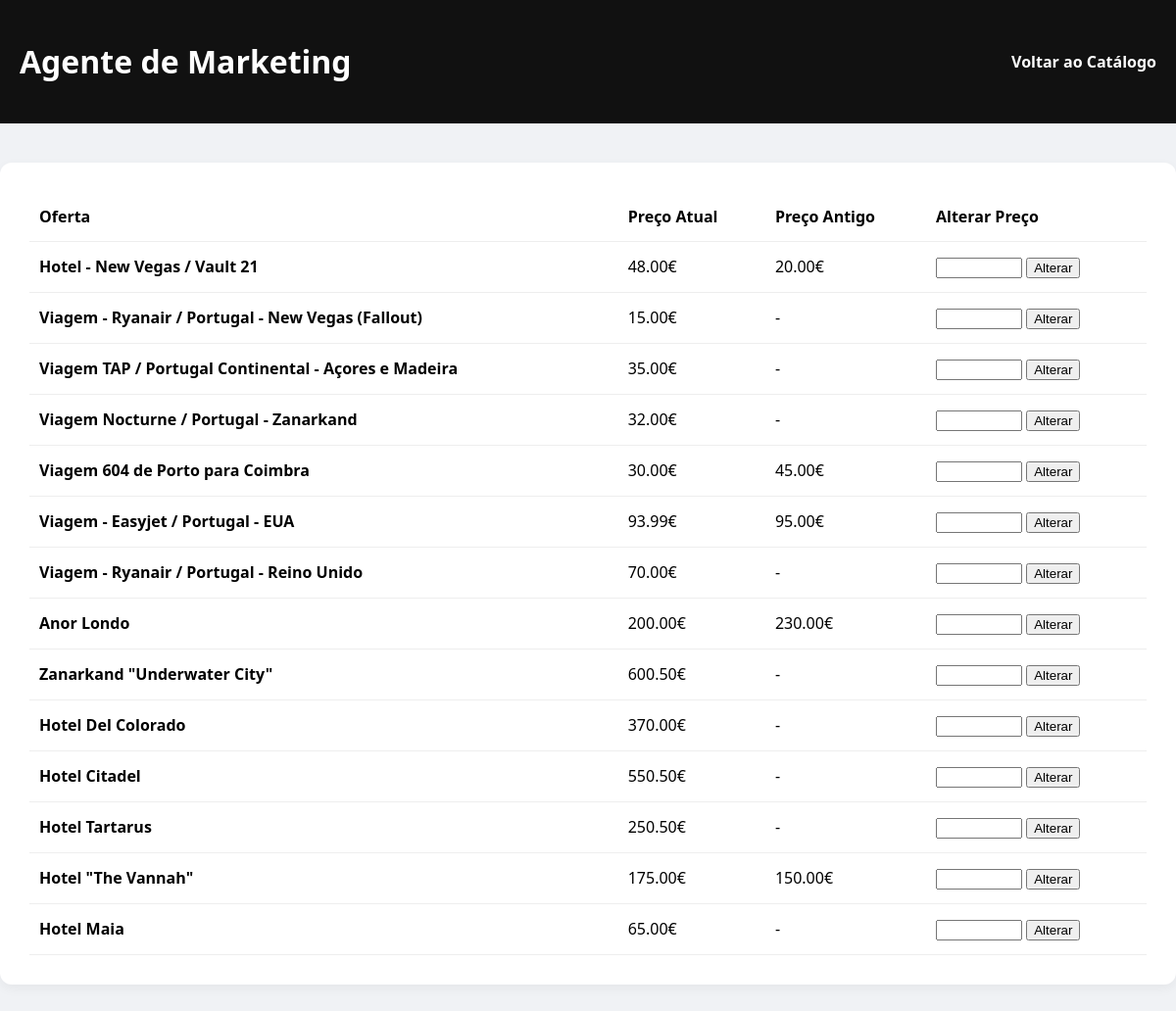
Page /scripts/agentemarketing.php on the committed database.
### tables this page shows
CREATE TABLE ofertas (
    id INTEGER PRIMARY KEY AUTOINCREMENT,
    titulo TEXT NOT NULL,
    descricao TEXT NOT NULL,
    preco REAL NOT NULL,
    preco_antigo REAL
);

### scripts/agentemarketing.php (the view, shortened to what this page needs)
<?php
$db = new PDO("sqlite:" . __DIR__ . "/hshotels.db");
$ofertas = $db->query("SELECT * FROM ofertas ORDER BY id DESC")->fetchAll(PDO::FETCH_ASSOC);
?>
<!DOCTYPE html>
<html lang="pt-PT">
<head>
</head>
<body>
    <div class="header">
        <h1>Agente de Marketing</h1>
        <a href="catalogo.php" style="color: white; text-decoration: none; font-weight: bold;">Voltar ao Catálogo</a>
    </div>
    <div class="container">
        <table>
            <thead>
                <tr>
                    <th>Oferta</th>
                    <th>Preço Atual</th>
                    <th>Preço Antigo</th>
                    <th>Alterar Preço</th>
                </tr>
            </thead>
            <tbody>
                <?php foreach ($ofertas as $o): ?>
                    <tr>
                        <td><strong><?php echo htmlspecialchars($o['titulo']); ?></strong></td>
                        <td><?php echo number_format($o['preco'], 2); ?>€</td>
                        <td><?php echo $o['preco_antigo'] ? number_format($o['preco_antigo'], 2) . "€" : "-"; ?></td>
                        <td>
                            <form method="POST">
                                <input type="number" name="novo_preco" step="0.01" required style="width: 80px;">
                                <button type="submit">Alterar</button>
                            </form>
                        </td>
                    </tr>
                <?php endforeach; ?>
            </tbody>
        </table>
    </div>
</body>
</html>

### scripts/agentemarketing.php (style rules this page uses)
body { font-family: 'Segoe UI', Tahoma, sans-serif; background-color: #f0f2f5; margin: 0; }
.header { background-color: #111; color: #fff; padding: 20px; display: flex; justify-content: space-between; align-items: center; }
.container { max-width: 1200px; margin: 40px auto; padding: 30px; background: #fff; border-radius: 12px; box-shadow: 0 4px 12px rgba(0,0,0,0.05); }
table { width: 100%; border-collapse: collapse; }
th, td { padding: 14px 10px; border-bottom: 1px solid #eee; text-align: left; }

### rows in the picture
ofertas: titulo "Hotel - New Vegas / Vault 21", preco "48.00", preco_antigo "20.00"
ofertas: titulo "Viagem - Ryanair / Portugal - New Vegas (Fallout)", preco "15.00"
ofertas: titulo "Viagem TAP / Portugal Continental - Açores e Madeira", preco "35.00"
ofertas: titulo "Viagem Nocturne / Portugal - Zanarkand", preco "32.00"
ofertas: titulo "Viagem 604 de Porto para Coimbra", preco "30.00", preco_antigo "45.00"
ofertas: titulo "Viagem - Easyjet / Portugal - EUA", preco "93.99", preco_antigo "95.00"
ofertas: titulo "Viagem - Ryanair / Portugal - Reino Unido", preco "70.00"
ofertas: titulo "Anor Londo", preco "200.00", preco_antigo "230.00"
ofertas: titulo "Zanarkand \"Underwater City\"", preco "600.50"
ofertas: titulo "Hotel Del Colorado", preco "370.00"
ofertas: titulo "Hotel Citadel", preco "550.50"
ofertas: titulo "Hotel Tartarus", preco "250.50"
ofertas: titulo "Hotel \"The Vannah\"", preco "175.00", preco_antigo "150.00"
ofertas: titulo "Hotel Maia", preco "65.00"
